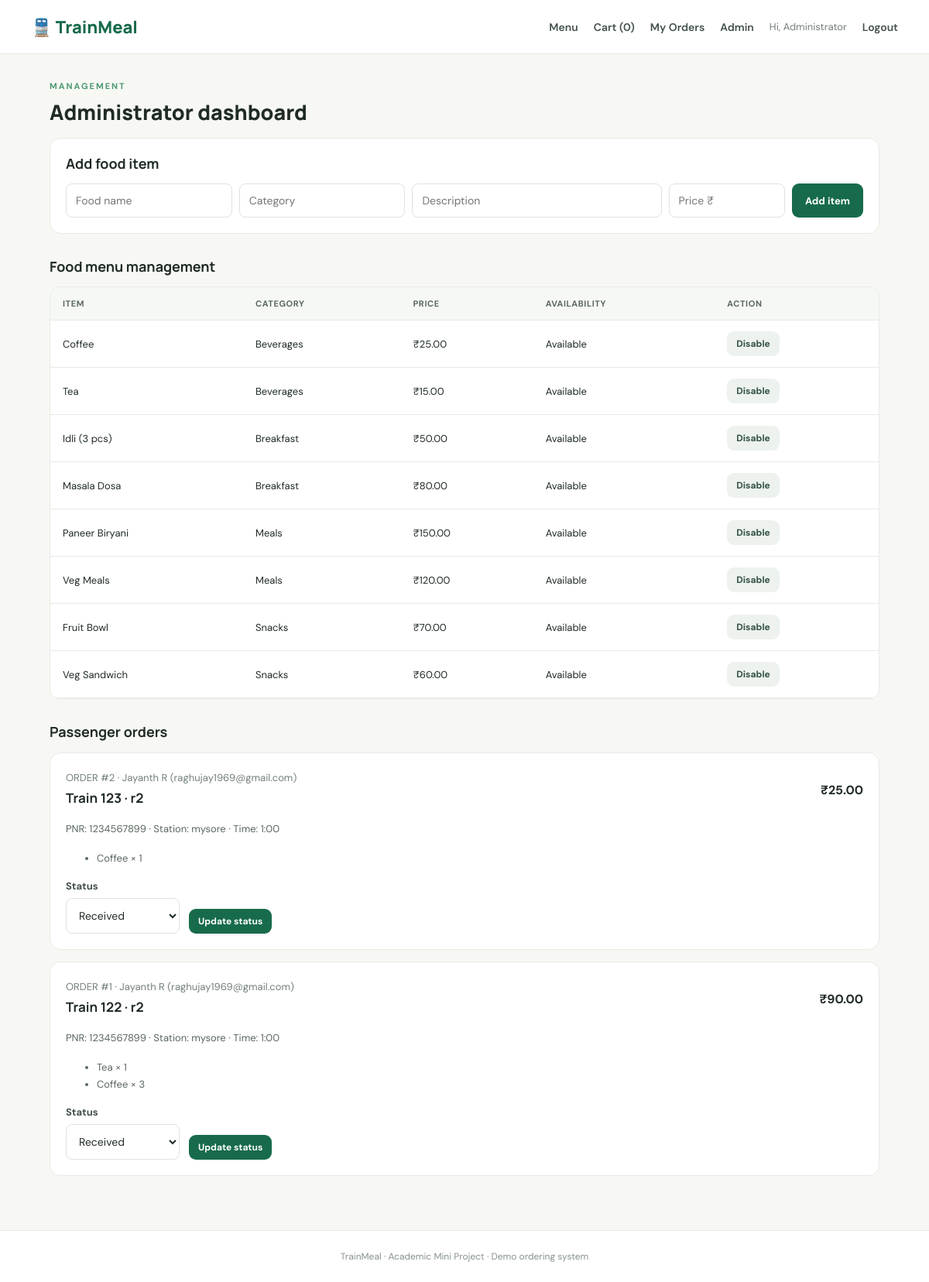
The page /admin (signed in) on the database its author committed.
### tables this page shows
CREATE TABLE foods (
            id INTEGER PRIMARY KEY AUTOINCREMENT,
            name TEXT NOT NULL,
            description TEXT,
            category TEXT NOT NULL,
            price REAL NOT NULL,
            available INTEGER NOT NULL DEFAULT 1
        );

CREATE TABLE orders (
            id INTEGER PRIMARY KEY AUTOINCREMENT,
            user_id INTEGER NOT NULL,
            train_number TEXT NOT NULL,
            pnr TEXT NOT NULL,
            coach_seat TEXT NOT NULL,
            station TEXT NOT NULL,
            delivery_time TEXT NOT NULL,
            total REAL NOT NULL,
            status TEXT NOT NULL DEFAULT 'Received',
            created_at TEXT NOT NULL,
            FOREIGN KEY(user_id) REFERENCES users(id)
        );

CREATE TABLE users (
            id INTEGER PRIMARY KEY AUTOINCREMENT,
            name TEXT NOT NULL,
            email TEXT UNIQUE NOT NULL,
            password TEXT NOT NULL,
            role TEXT NOT NULL DEFAULT 'customer'
        );

CREATE TABLE order_items (
            id INTEGER PRIMARY KEY AUTOINCREMENT,
            order_id INTEGER NOT NULL,
            food_id INTEGER NOT NULL,
            food_name TEXT NOT NULL,
            quantity INTEGER NOT NULL,
            unit_price REAL NOT NULL,
            FOREIGN KEY(order_id) REFERENCES orders(id),
            FOREIGN KEY(food_id) REFERENCES foods(id)
        );

### app.py (the view)
@app.route("/admin")
@login_required
@admin_required
def admin():
    with db() as con:
        orders=con.execute("""SELECT orders.*,users.name,users.email FROM orders
            JOIN users ON users.id=orders.user_id ORDER BY orders.id DESC""").fetchall()
        foods=con.execute("SELECT * FROM foods ORDER BY category,name").fetchall()
        items={}
        for order in orders:
            items[order["id"]]=con.execute("SELECT * FROM order_items WHERE order_id=?",(order["id"],)).fetchall()
    return render_template("admin.html",orders=orders,foods=foods,items=items)

### app.py (called while the page is built)
def db():
    conn = sqlite3.connect(DB_PATH)
    conn.row_factory = sqlite3.Row
    conn.execute("PRAGMA foreign_keys = ON")
    return conn

def login_required(fn):
    @wraps(fn)
    def wrapper(*args, **kwargs):
        if "user_id" not in session:
            flash("Please log in to continue.", "warning")
            return redirect(url_for("login"))
        return fn(*args, **kwargs)
    return wrapper

def admin_required(fn):
    @wraps(fn)
    def wrapper(*args, **kwargs):
        if session.get("role") != "admin":
            flash("Administrator access required.", "danger")
            return redirect(url_for("index"))
        return fn(*args, **kwargs)
    return wrapper

### templates/admin.html
{% extends "base.html" %}{% block content %}<p class="eyebrow">MANAGEMENT</p><h2>Administrator dashboard</h2>
<section class="admin-panel"><h3>Add food item</h3><form method="post" action="{{ url_for('add_food') }}" class="admin-form"><input name="name" placeholder="Food name" required><input name="category" placeholder="Category" required><input name="description" placeholder="Description"><input type="number" name="price" min="1" step=".01" placeholder="Price ₹" required><button class="btn">Add item</button></form></section>
<h3 class="subheading">Food menu management</h3><div class="table-wrap"><table><tr><th>Item</th><th>Category</th><th>Price</th><th>Availability</th><th>Action</th></tr>{% for f in foods %}<tr><td>{{ f.name }}</td><td>{{ f.category }}</td><td>₹{{ '%.2f'|format(f.price) }}</td><td>{{ 'Available' if f.available else 'Unavailable' }}</td><td><form method="post" action="{{ url_for('toggle_food',food_id=f.id) }}"><button class="btn small secondary">{{ 'Disable' if f.available else 'Enable' }}</button></form></td></tr>{% endfor %}</table></div>
<h3 class="subheading">Passenger orders</h3>{% for order in orders %}<article class="order-card"><div class="order-top"><div><span class="muted">ORDER #{{ order.id }} · {{ order.name }} ({{ order.email }})</span><h3>Train {{ order.train_number }} · {{ order.coach_seat }}</h3></div><strong>₹{{ '%.2f'|format(order.total) }}</strong></div><p>PNR: {{ order.pnr }} · Station: {{ order.station }} · Time: {{ order.delivery_time }}</p><ul>{% for item in items[order.id] %}<li>{{ item.food_name }} × {{ item.quantity }}</li>{% endfor %}</ul><form method="post" action="{{ url_for('update_order',order_id=order.id) }}" class="inline-form"><label>Status<select name="status">{% for s in ['Received','Preparing','Out for delivery','Delivered','Cancelled'] %}<option value="{{ s }}" {% if order.status==s %}selected{% endif %}>{{ s }}</option>{% endfor %}</select></label><button class="btn small">Update status</button></form></article>{% else %}<p class="muted">No passenger orders yet.</p>{% endfor %}{% endblock %}

### static/style.css (style rules this page uses)
:root { --ink:#202b26;--muted:#738078;--green:#176b4b;--green2:#eaf5ef;--cream:#f7f8f4;--line:#e6ebe6 }
* { box-sizing:border-box }
body { margin:0;background:var(--cream);color:var(--ink);font-family:'DM Sans',Arial,sans-serif }
.eyebrow { font-size:11px;font-weight:700;letter-spacing:2px;color:#4c9972;margin:0 0 8px }
.btn { display:inline-block;border:0;border-radius:9px;background:var(--green);color:#fff;padding:11px 17px;font:700 13px 'DM Sans';text-decoration:none;cursor:pointer }
.btn.secondary { background:#edf2ee;color:#345344 }
.btn.small { padding:8px 12px;font-size:12px }
.section-head h2,h2 { font:800 27px Manrope;margin:0 }
.muted { color:var(--muted);font-size:13px }
label { display:grid;gap:7px;font-size:13px;font-weight:700;color:#435149 }
input,select { width:100%;border:1px solid #dce4dd;border-radius:8px;padding:12px;font:14px 'DM Sans';background:#fff;color:var(--ink) }
.table-wrap { overflow-x:auto;background:#fff;border:1px solid var(--line);border-radius:12px }
table { width:100%;border-collapse:collapse;min-width:580px }
th,td { text-align:left;padding:14px 16px;border-bottom:1px solid var(--line);font-size:13px }
th { background:#f5f8f5;color:#59675e;font-size:11px;text-transform:uppercase;letter-spacing:.6px }
.order-card,.admin-panel { background:#fff;border:1px solid var(--line);border-radius:14px;padding:20px;margin:15px 0 }
.order-top { display:flex;justify-content:space-between;gap:15px;align-items:center }
.order-top h3 { font:700 17px Manrope;margin:5px 0 }
.order-card p,.order-card li { font-size:13px;color:#59675e;line-height:1.7 }
.admin-panel h3,.subheading { font:700 18px Manrope;margin:0 0 14px }
.subheading { margin-top:30px }
.admin-form { display:grid;grid-template-columns:1fr 1fr 1.5fr .7fr auto;gap:9px }
.inline-form { display:flex;align-items:end;gap:12px }
.inline-form label { max-width:230px }

### rows shown on the page
foods: name "Coffee", category "Beverages", price "25.00", available "Available", available "Disable"
foods: name "Tea", category "Beverages", price "15.00", available "Available", available "Disable"
foods: name "Idli (3 pcs)", category "Breakfast", price "50.00", available "Available", available "Disable"
foods: name "Masala Dosa", category "Breakfast", price "80.00", available "Available", available "Disable"
foods: name "Paneer Biryani", category "Meals", price "150.00", available "Available", available "Disable"
foods: name "Veg Meals", category "Meals", price "120.00", available "Available", available "Disable"
foods: name "Fruit Bowl", category "Snacks", price "70.00", available "Available", available "Disable"
foods: name "Veg Sandwich", category "Snacks", price "60.00", available "Available", available "Disable"
orders: id "2", name "Jayanth R", email "raghujay1969@gmail.com", train_number "123", coach_seat "r2", total "25.00", pnr "1234567899", station "mysore", delivery_time "1:00", status "Received"
order_items: food_name "Coffee", quantity "1"
orders: id "1", name "Jayanth R", email "raghujay1969@gmail.com", train_number "122", coach_seat "r2", total "90.00", pnr "1234567899", station "mysore", delivery_time "1:00", status "Received"
order_items: food_name "Tea", quantity "1"
order_items: food_name "Coffee", quantity "3"

### other values the page prints
{{ session.get('cart',{}).values()|sum }} "0"
{{ session.get('name') }} "Administrator"
